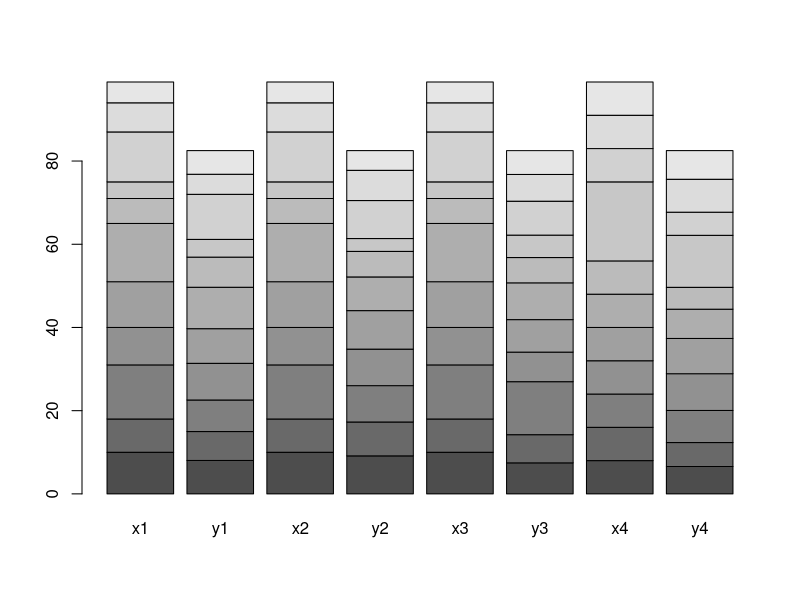

This chart was generated by the following R code:
#
x1<- c(10.0, 8.0, 13.0, 9.0, 11.0, 14.0, 6.0, 4.0, 12.0, 7.0, 5.0)
y1<- c(8.04, 6.95, 7.58, 8.81, 8.33, 9.96, 7.24, 4.26, 10.84, 4.82, 5.68)
I <- data.frame(x1,y1)
x2<- c(10.0, 8.0, 13.0, 9.0, 11.0, 14.0, 6.0, 4.0, 12.0, 7.0, 5.0)
y2<- c(9.14, 8.14, 8.74, 8.77, 9.26, 8.10, 6.13, 3.10, 9.13, 7.26, 4.74)
II <-data.frame(x2, y2)
x3<- c(10.0, 8.0, 13.0, 9.0, 11.0, 14.0, 6.0, 4.0, 12.0, 7.0, 5.0)
y3<- c(7.46, 6.77, 12.74, 7.11, 7.81, 8.84, 6.08, 5.39, 8.15, 6.42, 5.73)
III <-data.frame(x3,y3)
x4<- c(8.0, 8.0, 8.0, 8.0, 8.0, 8.0, 8.0, 19.0, 8.0, 8.0, 8.0)
y4<- c(6.58, 5.76, 7.71, 8.84, 8.47, 7.04, 5.25, 12.50, 5.56, 7.91, 6.89)
IV <- data.frame(x4, y4)
IV
data <- data.frame(I,II,III,IV)
data
summary(data)
barplot(as.matrix(data))
